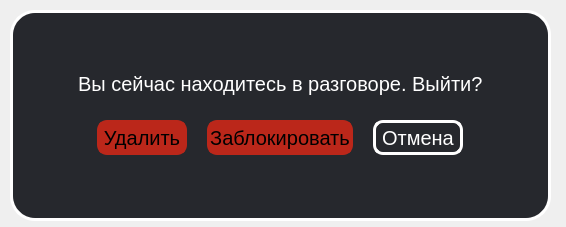
<?xml version="1.0" encoding="UTF-8"?>
<ui version="4.0">
 <class>DeleteFriend</class>
 <widget class="QDialog" name="DeleteFriend">
  <property name="geometry">
   <rect>
    <x>0</x>
    <y>0</y>
    <width>566</width>
    <height>227</height>
   </rect>
  </property>
  <property name="sizePolicy">
   <sizepolicy hsizetype="Fixed" vsizetype="Fixed">
    <horstretch>0</horstretch>
    <verstretch>0</verstretch>
   </sizepolicy>
  </property>
  <property name="windowTitle">
   <string>Dialog</string>
  </property>
  <widget class="QFrame" name="wrap">
   <property name="geometry">
    <rect>
     <x>10</x>
     <y>10</y>
     <width>541</width>
     <height>211</height>
    </rect>
   </property>
   <property name="styleSheet">
    <string notr="true">background-color:rgba(38,40,45,255);
border-radius:25%;
border:3px solid white;</string>
   </property>
   <layout class="QVBoxLayout" name="verticalLayout_2">
    <property name="spacing">
     <number>30</number>
    </property>
    <property name="topMargin">
     <number>11</number>
    </property>
    <property name="bottomMargin">
     <number>5</number>
    </property>
    <item alignment="Qt::AlignRight">
     <widget class="QFrame" name="CloseMinimizeButtons">
      <property name="sizePolicy">
       <sizepolicy hsizetype="Fixed" vsizetype="Fixed">
        <horstretch>0</horstretch>
        <verstretch>0</verstretch>
       </sizepolicy>
      </property>
      <property name="styleSheet">
       <string notr="true">border:none;</string>
      </property>
      <layout class="QHBoxLayout" name="horizontalLayout_4">
       <property name="topMargin">
        <number>0</number>
       </property>
      </layout>
     </widget>
    </item>
    <item alignment="Qt::AlignHCenter|Qt::AlignTop">
     <widget class="QFrame" name="AddFriendWrapper">
      <property name="sizePolicy">
       <sizepolicy hsizetype="Fixed" vsizetype="Fixed">
        <horstretch>0</horstretch>
        <verstretch>0</verstretch>
       </sizepolicy>
      </property>
      <property name="maximumSize">
       <size>
        <width>16777215</width>
        <height>200</height>
       </size>
      </property>
      <property name="styleSheet">
       <string notr="true">background-color:rgba(38,40,45,255);
border:none;</string>
      </property>
      <layout class="QVBoxLayout" name="verticalLayout" stretch="0,0">
       <property name="spacing">
        <number>15</number>
       </property>
       <property name="sizeConstraint">
        <enum>QLayout::SetDefaultConstraint</enum>
       </property>
       <property name="bottomMargin">
        <number>11</number>
       </property>
       <item alignment="Qt::AlignHCenter|Qt::AlignVCenter">
        <widget class="QLabel" name="label">
         <property name="sizePolicy">
          <sizepolicy hsizetype="Fixed" vsizetype="Fixed">
           <horstretch>0</horstretch>
           <verstretch>0</verstretch>
          </sizepolicy>
         </property>
         <property name="styleSheet">
          <string notr="true">color:white;
font-size:20px;</string>
         </property>
         <property name="text">
          <string>Вы сейчас находитесь в разговоре. Выйти?</string>
         </property>
        </widget>
       </item>
       <item alignment="Qt::AlignHCenter|Qt::AlignVCenter">
        <widget class="QFrame" name="ButtonsPlaceholder">
         <property name="sizePolicy">
          <sizepolicy hsizetype="Fixed" vsizetype="Fixed">
           <horstretch>0</horstretch>
           <verstretch>0</verstretch>
          </sizepolicy>
         </property>
         <property name="styleSheet">
          <string notr="true">background-color:rgba(38,40,45,255);</string>
         </property>
         <layout class="QHBoxLayout" name="horizontalLayout">
          <property name="spacing">
           <number>20</number>
          </property>
          <item>
           <widget class="QPushButton" name="Delete_button">
            <property name="sizePolicy">
             <sizepolicy hsizetype="Fixed" vsizetype="Fixed">
              <horstretch>0</horstretch>
              <verstretch>0</verstretch>
             </sizepolicy>
            </property>
            <property name="minimumSize">
             <size>
              <width>90</width>
              <height>35</height>
             </size>
            </property>
            <property name="cursor">
             <cursorShape>PointingHandCursor</cursorShape>
            </property>
            <property name="styleSheet">
             <string notr="true">border:3px solid #BB271A;
border-radius:10%;
background-color: #BB271A;
color: black;
font-size:20px;</string>
            </property>
            <property name="text">
             <string>Удалить</string>
            </property>
            <property name="iconSize">
             <size>
              <width>30</width>
              <height>30</height>
             </size>
            </property>
           </widget>
          </item>
          <item>
           <widget class="QPushButton" name="Block_button">
            <property name="sizePolicy">
             <sizepolicy hsizetype="Fixed" vsizetype="Fixed">
              <horstretch>0</horstretch>
              <verstretch>0</verstretch>
             </sizepolicy>
            </property>
            <property name="minimumSize">
             <size>
              <width>90</width>
              <height>35</height>
             </size>
            </property>
            <property name="cursor">
             <cursorShape>PointingHandCursor</cursorShape>
            </property>
            <property name="styleSheet">
             <string notr="true">border:3px solid #BB271A;
border-radius:10%;
background-color: #BB271A;
color: black;
font-size:20px;</string>
            </property>
            <property name="text">
             <string>Заблокировать</string>
            </property>
            <property name="iconSize">
             <size>
              <width>30</width>
              <height>30</height>
             </size>
            </property>
           </widget>
          </item>
          <item>
           <widget class="QPushButton" name="ReturnButtom">
            <property name="sizePolicy">
             <sizepolicy hsizetype="Fixed" vsizetype="Fixed">
              <horstretch>0</horstretch>
              <verstretch>0</verstretch>
             </sizepolicy>
            </property>
            <property name="minimumSize">
             <size>
              <width>90</width>
              <height>35</height>
             </size>
            </property>
            <property name="cursor">
             <cursorShape>PointingHandCursor</cursorShape>
            </property>
            <property name="styleSheet">
             <string notr="true">border:3px solid white;
border-radius:10%;
color: white;
font-size:20px;</string>
            </property>
            <property name="text">
             <string>Отмена</string>
            </property>
            <property name="iconSize">
             <size>
              <width>30</width>
              <height>30</height>
             </size>
            </property>
           </widget>
          </item>
         </layout>
        </widget>
       </item>
      </layout>
     </widget>
    </item>
   </layout>
  </widget>
 </widget>
 <resources>
  <include location="../res-rec.qrc"/>
 </resources>
 <connections/>
</ui>
